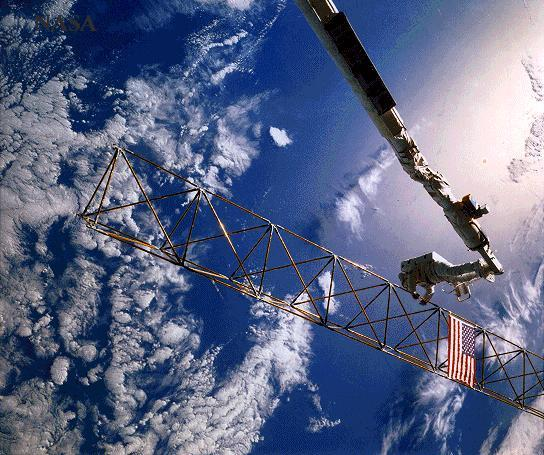
//> input picture astronaut.jpg, 544 x 455 px
$ ./program6 astronaut.jpg   (built with g++ and OpenCV 4)
//> lines starting //> are read from the running program, lines starting //| are printed output that depends on the picture
/****************************************************************************
* Program 6 for 4420 Project 2												                      *
* Author: Allie Robbins													                          	*
* Language: C++ with OpenCV libraries								                     		*
* IDE: Visual Studio 2017												                           	*
* Purpose: Write functions to flip and flop an image in-place. 	 			      *
****************************************************************************/

#include <opencv2/core/core.hpp>
#include <opencv2/highgui/highgui.hpp>
#include <opencv2/imgproc/imgproc.hpp>
#include <opencv2/opencv.hpp>

#include <cmath>
#include <cstdio>
#include <cstdlib>
#include <iostream>

//Prototypes for flip() and flop()
void flip(const cv::Mat& input, cv::Mat& output);
void flop(const cv::Mat& input, cv::Mat& output);

using namespace cv;
using namespace std;

int main(int argc, char *argv[]) {

	//Get the input image in grey
	Mat image = imread(argv[1], IMREAD_GRAYSCALE);
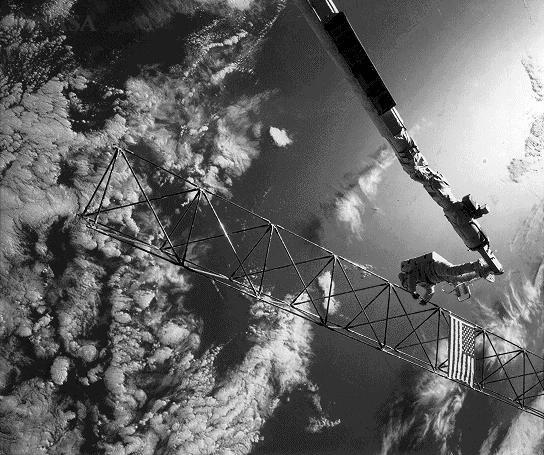
//> image: 455 rows x 544 cols, CV_8UC1; min 0, max 255, mean 101.9

	//Make the flipped and flopped images
	Mat flipped = Mat(image.size().height, image.size().width, CV_8UC1);
	Mat flopped = Mat(image.size().height, image.size().width, CV_8UC1);

	//Run flip() and flop()
	flip(image, flipped);
	flop(image, flopped);

	//Show the image results
	namedWindow("Flipped Image");
	namedWindow("Flopped Image");
	imshow("Flipped Image", flipped);
	imshow("Flopped Image", flopped);

	//Pause to look at the images
	waitKey(0);

	//End of file
	return 0;
}

//Flip function - turns image upside down
void flip(const Mat &input, Mat &output) {

	for (int i = 0; i < input.rows; i++) {
		for (int j = 0; j < input.cols; j++) {
			//Flip the pixel positions (pg. 72)
			output.at<uchar>(i, input.size().height - 1 - j) = input.at<uchar>(i, j);
		}
	}
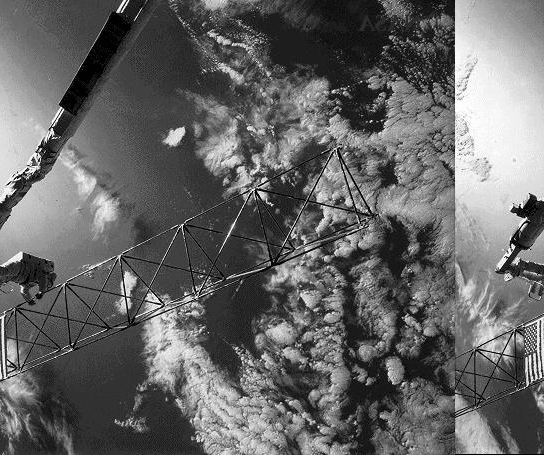
//> output: 455 rows x 544 cols, CV_8UC1; min 0, max 255, mean 101.8
}

//Flop Function - makes image mirrored
void flop(const Mat &input, Mat &output) {

	for (int i = 0; i < input.rows; i++) {
		for (int j = 0; j < input.cols; j++) {
			//Flop the pixel positions (pg. 72)
			output.at<uchar>(input.size().width - 1 - i, j) = input.at<uchar>(i, j);
		}
	}
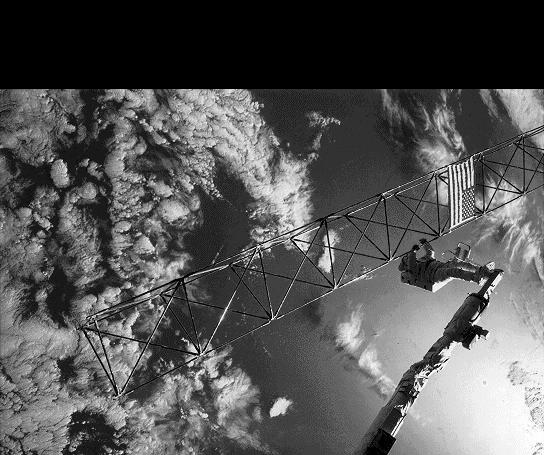
//> output: 455 rows x 544 cols, CV_8UC1; min 0, max 255, mean 85.4
}
